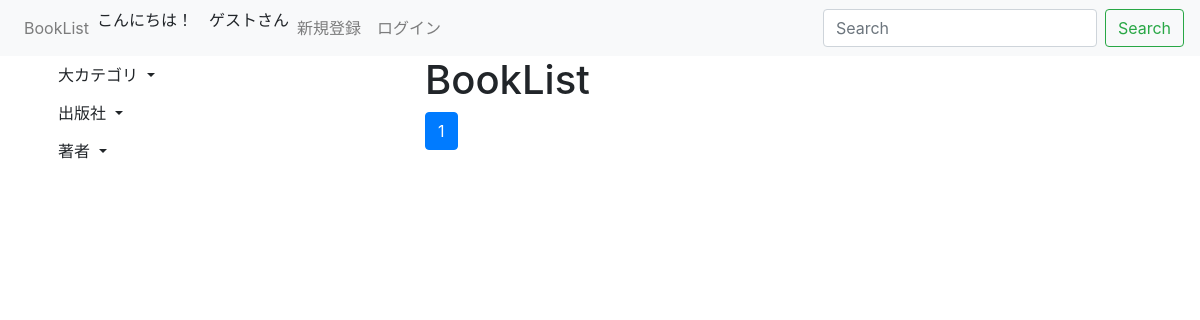
Before: /topcategory/1/ with the older database file.
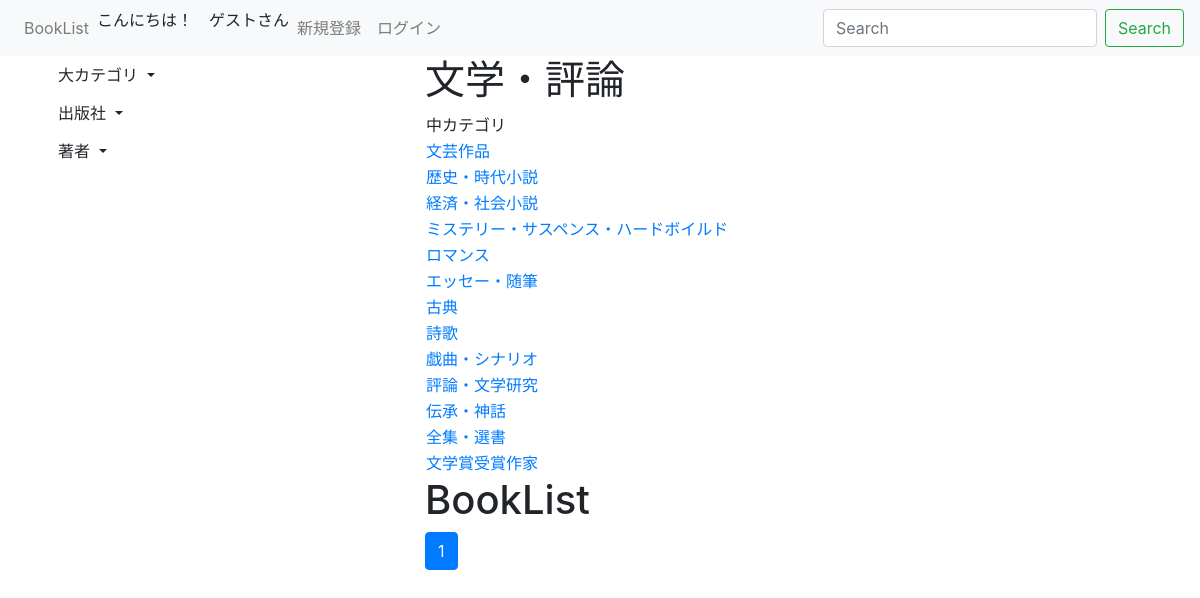
After: the same page with the newer database file.
### book_summary/models.py (models this page shows)
class TopCategory(models.Model):
    name = models.CharField('大カテゴリ名',max_length=100)
    def __str__(self):
        return self.name

class BigCategory(models.Model):
    name = models.CharField('中カテゴリ名',max_length=100)
    topcategory = models.ForeignKey(TopCategory,on_delete=models.SET_DEFAULT,default=set_default_topcategory,verbose_name='大カテゴリ')
    def __str__(self):
        return self.name

### book_summary/views.py (the view)
# urls.py: path('topcategory/<int:pk>/',views.TopCategoryView.as_view(),name='topcategory'),
class TopCategoryView(generic.ListView):
    model = Book
    paginate_by = 10
    def get_queryset(self):
        topcategory = get_object_or_404(TopCategory,pk=self.kwargs['pk'])
        queryset = Book.objects.order_by('-published_date').filter(category__bigcategory__topcategory=topcategory)
        return queryset
    def get_context_data(self,**kwargs):
        context = super().get_context_data(**kwargs)
        topcategory = get_object_or_404(TopCategory,pk=self.kwargs['pk'])
        context['bigcategory_list'] =  topcategory.bigcategory_set.all
        context['topcategory'] = topcategory
        return context

### book_summary/context_processors.py (called while the page is built)
def common(request):
    context = {
        'topcategory_list':TopCategory.objects.all(),
        'publisher_list':Publisher.objects.all(),
        'author_list':Author.objects.all(),
    }
    return context

### book_summary/models.py (called while the page is built)
    def __str__(self):
        return self.name

    def __str__(self):
        return self.name

### book_summary/templatetags/mytag.py (called while the page is built)
@register.simple_tag
def url_replace(request,field,value):
    url_dict = request.GET.copy()
    url_dict[field] = value
    return url_dict.urlencode()

### book_summary/templates/book_summary/book_list.html (shortened to what this page needs)
{% extends 'base.html' %}
{% block content %}
{% if bigcategory_list %}
<h1>{{topcategory}}</h1>
<table>
    <tr><td>中カテゴリ</td></tr>
    {% for bigcategory in bigcategory_list %}
    <tr><td><a href="{% url 'book_summary:bigcategory' bigcategory.pk %}">{{bigcategory}}</a></td></tr>
    {% endfor %}
</table>
{% endif %}
<h1>BookList</h1>
{% include 'book_summary/page.html' %}
{% endblock %}

### book_summary/templates/base.html (shortened to what this page needs)
<!doctype html>
<html lang="ja">
  <head>
    <link rel="stylesheet" href="https://maxcdn.bootstrapcdn.com/bootstrap/4.3.1/css/bootstrap.min.css">
  </head>
  <body>
        <nav class="navbar navbar-expand-lg navbar-light bg-light">
                <div class="collapse navbar-collapse" id="navbarSupportedContent">
                  <ul class="navbar-nav mr-auto">
                    <li class="nav-item">
                      <a class="nav-link" href="{% url 'book_summary:book_list' %}">BookList</a>
                    </li>
                    {% if user.is_authenticated %}
                    <li class="nav-item">
                      <a class="nav-link" href="{% url 'book_summary:book_add' %}">本の投稿フォーム</a>
                    </li>
                    <li class="nav-item">
                      <a class="nav-link" href="{% url 'accounts:user_detail' user.pk %}">こんにちは！{{user.name}} さん　マイページはこちら</a>
                    </li>
                    <li class="nav-item">
                      <a class="nav-link" href="{% url 'accounts:logout' %}">ログアウト</a>
                    </li>
                    {% else %}
                    <li class="nav-item">
                      こんにちは！　ゲストさん
                    </li>
                    <li class="nav-item">
                      <a class="nav-link" href="{% url 'accounts:user_create' %}">新規登録</a>
                    </li>
                    <li class="nav-item">
                      <a class="nav-link" href="{% url 'accounts:login' %}">ログイン</a>
                    </li>
                    {% endif %}
                  </ul>
                  <form class="form-inline my-2 my-lg-0" method="GET" action="{% url 'book_summary:book_list' %}">
                    <input class="form-control mr-sm-2" type="text" placeholder="Search" aria-label="Search" name="keyword">
                    <button class="btn btn-outline-success my-2 my-sm-0" type="submit">Search</button>
                  </form>
                </div>
              </nav>
      <div class="container">
        <div class="row">
          <div class="col-md-4">
              <div class="dropdown">
                  <button class="btn btn-default dropdown-toggle" type="button" data-toggle="dropdown">
                    大カテゴリ
                  </button>
              </div>
              <div class="dropdown">
                  <button class="btn btn-default dropdown-toggle" type="button" data-toggle="dropdown">
                    出版社
                  </button>
              </div>
              <div class="dropdown">
                  <button class="btn btn-default dropdown-toggle" type="button" data-toggle="dropdown">
                    著者
                  </button>
              </div>
          </div>
          <div class="col-md-8">
            {% block content %}
            {% endblock %}
          </div>
        </div>
      </div>
  </body>
</html>

### book_summary/templates/book_summary/page.html (shortened to what this page needs)
{% load mytag %}
<nav aria-label="Page navigation">
  <ul class="pagination">
      {% for link_page in page_obj.paginator.page_range %}
        {% if link_page == page_obj.number %}
          <li class="page-item active">
            <a class="page-link" href="?{% url_replace request 'page' link_page %}">
              {{ link_page }}
            </a>
          </li>
        {% else %}
          <li class="page-item">
            <a class="page-link" href="?{% url_replace request 'page' link_page %}">
              {{ link_page }}
            </a>
          </li>
        {% endif %}
      {% endfor %}
  </ul>
</nav>

Changed rows visible on the page:
now on this page (row unchanged): TopCategory: name "文学・評論"
added BigCategory: name "文芸作品"
added BigCategory: name "歴史・時代小説"
added BigCategory: name "経済・社会小説"
added BigCategory: name "ミステリー・サスペンス・ハードボイルド"
added BigCategory: name "ロマンス"
added BigCategory: name "エッセー・随筆"
added BigCategory: name "古典"
added BigCategory: name "詩歌"
added BigCategory: name "戯曲・シナリオ"
added BigCategory: name "評論・文学研究"
added BigCategory: name "伝承・神話"
added BigCategory: name "全集・選書"
added BigCategory: name "文学賞受賞作家"
Other visible differences:
text now shown: "中カテゴリ"
